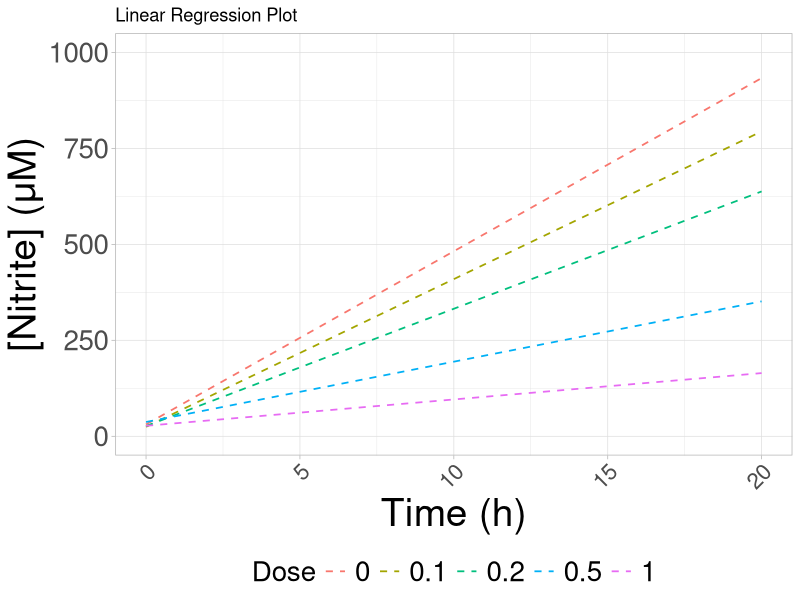
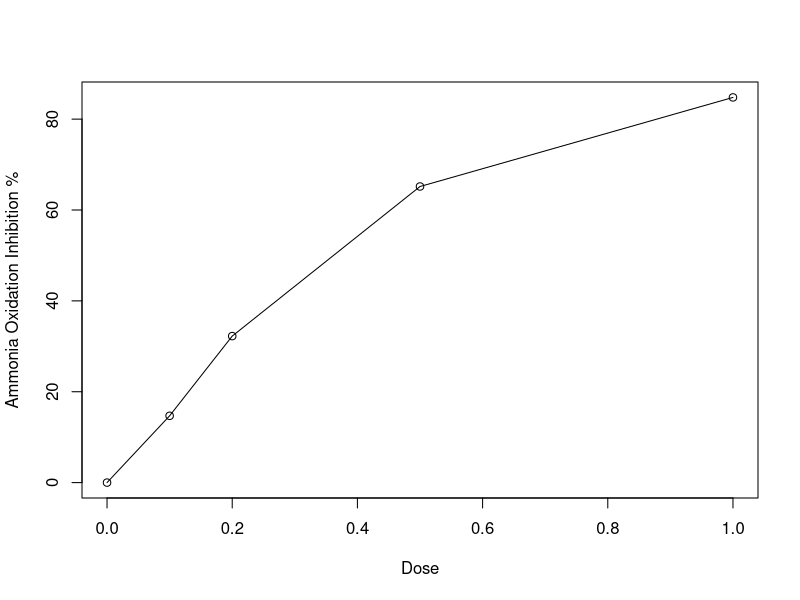
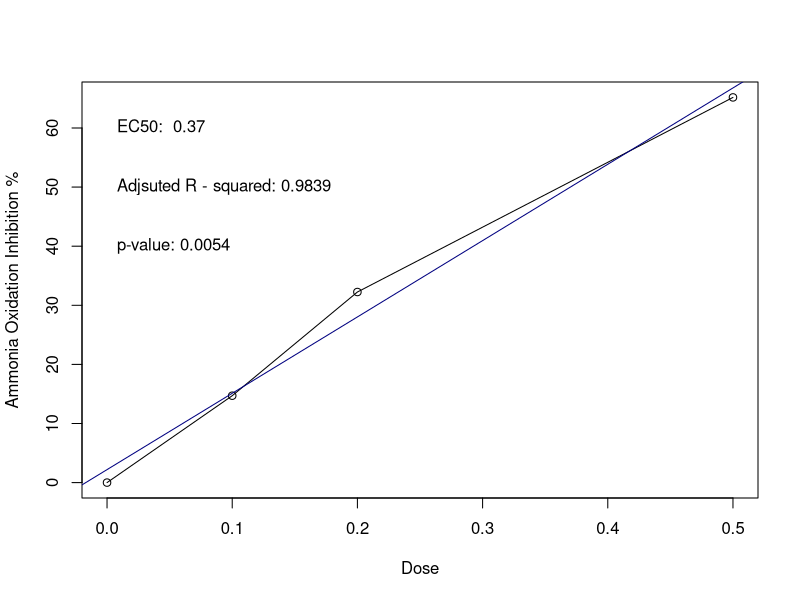
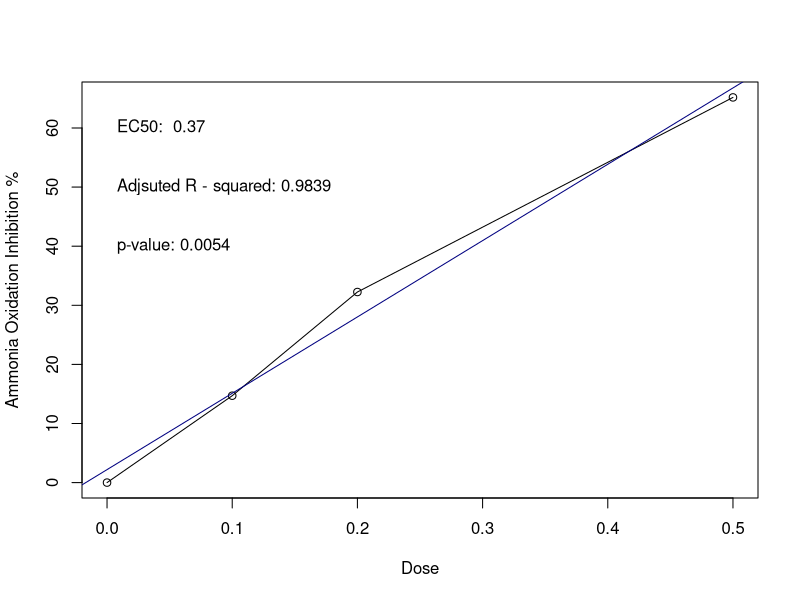
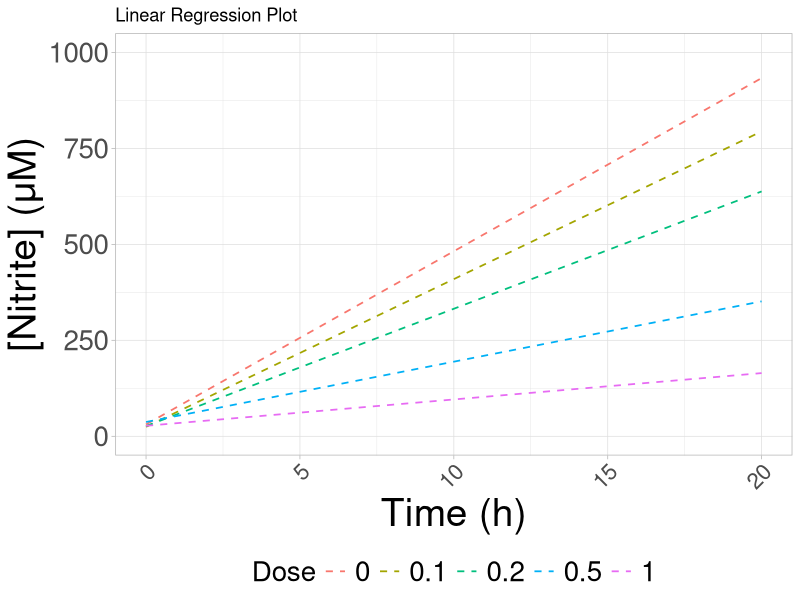

R code for these plots, in order:
## ---- chunk 1
# Here we store the necessary packages in the necessary_packages variable
necessary_packages <- c("dplyr","ggplot2") 

# Here we check if the necessary packages are installed. If not, R installs them 
if (!requireNamespace(necessary_packages, quietly = TRUE)) {
  install.packages(necessary_packages)
}

# Here, for every package included in the necessary_packages variable, R will load it. The character.only = TRUE ensures that library() will try to interpret the package names as characters (as it needs for it to work) 
for (package in necessary_packages) {
  library(package, character.only = TRUE)
}
## ---- chunk 2
data <- read.table("mat.txt", header = TRUE, sep = "", dec = ".") 
print(data)
## ---- chunk 3
# Here, we create a R data frame named data with the data of the mat.txt file. We keep the headers of the columns with header = TRUE. The decimals are set as . instead of , with dec = "." 
data <- read.table("mat.txt", header = TRUE, sep = "", dec = ".") 

# We want to create a variable that stores the different doses as numerics (numbers). 
#So we need to make a factor out of the Dose column of the data frame to apply the levels() function to give us the different doses (with each dose appearing once). 
#Then, we make those different doses numerics and we store them in the doses variable 
doses <- as.numeric(levels(as.factor(data$Dose)))

# Have a look at the data and the doses 
glimpse(data)
print(doses)
## ---- chunk 4
# We create a variable named legend_order to set the order of the legend for our plot. It will be the same as the order of the different doses in the doses variable. Usually levels() will sort them automatically
legend_order <- doses

# We will create a plot for the effects of the different doses on Nitrite
# We will use Time in the x-axis and Nitrite in the y-axis and we will colour depending on the different Dose.
# We will use a light theme
# We will put a tilte and rename the axis and the legend
# We will customise the fonts of the labels and the titles and put the legend in the bottom
# We will se the y axis from 0 to 1000 with steps of 200
# We will use geom_sooth to create our linear regression curves (method = lm) with a dashed line and width of 0.6 without showing the standard error
linear_regression_plot <- ggplot(data, aes(x = Time, y = Nitrite, colour = factor(Dose))) + theme_light() + labs(title = "Linear Regression Plot", x = "Time (h)", y = "[Nitrite] (μM)", colour = "Dose") + theme(axis.title = element_text(size = 28), axis.text = element_text(size = 20), axis.text.x = element_text(angle = 45, hjust = 1, size = 16), legend.text = element_text(size = 20), legend.title = element_text(size = 20), legend.position = "bottom",) + scale_y_continuous(breaks = seq(0,1000, by = 200)) + ylim(0,1000) + geom_smooth(aes(x = Time, y = Nitrite, colour = factor(Dose)), method = lm, linetype = "dashed", linewidth = 0.6, se = F) 
print(linear_regression_plot)

# We want to obtain the adjusted R-squared values for each curve, with 4 decimals. So, we create a adj_r_squared_values variable where we store a text, which will say what the adjusted R-squared values are for each dose
# It will search the summaries of the different linear regressions (of Nitrite v Time) for each dose separately. Hence where we need to designate the data for the lm() function we put filter(). Each time, it will consider only the data corresponding to the different dose from the doses variable, hence Dose == doses[i].  
adj_r_squared_values <- paste("The adjusted R-squared values are", "Control:", round(summary(lm(Nitrite~Time, filter(data, Dose == doses[1])))$adj.r.squared,4), "Dose 1:", round(summary(lm(Nitrite~Time, filter(data, Dose == doses[2])))$adj.r.squared,4), "Dose 2:", round(summary(lm(Nitrite~Time, filter(data, Dose == doses[3])))$adj.r.squared,4), "Dose 3:", round(summary(lm(Nitrite~Time, filter(data, Dose == doses[4])))$adj.r.squared,4), "Dose 4:", round(summary(lm(Nitrite~Time, filter(data, Dose == doses[5])))$adj.r.squared,4))
print(adj_r_squared_values)
## ---- chunk 5
# We will get the slope values for each dose by looking at the linear regressions and extracting the correct coefficient
# As an example, the linear regression report looks like this: (Intercept is the β of y = αx + β, Time is the α coefficient)
lm(Nitrite~Time, filter(data, Dose == doses[1]))

# So let's get the values
a_control <- coef(lm(Nitrite~Time, filter(data, Dose == doses[1])))["Time"]
a_NI_1 <- coef(lm(Nitrite~Time, filter(data, Dose == doses[2])))["Time"]
a_NI_2 <- coef(lm(Nitrite~Time, filter(data, Dose == doses[3])))["Time"]
a_NI_3 <- coef(lm(Nitrite~Time, filter(data, Dose == doses[4])))["Time"]
a_NI_4 <- coef(lm(Nitrite~Time, filter(data, Dose == doses[5])))["Time"]

# Now we use the following equation to calculate the AOI %
AOI_1 <- (a_control - a_NI_1) * 100 / a_control
AOI_2 <- (a_control - a_NI_2) * 100 / a_control
AOI_3 <- (a_control - a_NI_3) * 100 / a_control
AOI_4 <- (a_control - a_NI_4) * 100 / a_control

#Finally we store the AOI% values in the AOIs variable, along side the AOI% of the control which is 0
AOIs <- c(0, AOI_1,AOI_2,AOI_3,AOI_4)

# Let's get a look at the AOI% values
print(AOIs)
## ---- chunk 6
# We can plot the data to check their fit
  plot_AOI_vs_dose <- plot(doses,AOIs, type = "o", ylab = "Ammonia Oxidation Inhibition %", xlab = "Dose") 
## ---- chunk 7
# If the value is over 0.9 then we execute the first part, with all values included
# So the AOIs variable remains the same
# We check the linear regression report
# We plot the data (AOI% v Dose) in a simple plot, with empty circles as points, renaimed axis titles and an abline representing the linear regression. In the plot, using text() we can insert information about the EC50 calculated, the adjusted R-squared of the regression and the p-value.
# Finally we print the EC50 value
if (summary(lm(AOIs~as.numeric(doses)))$adj.r.squared > 0.9) {
  AOIs <- AOIs
  linear_regression <- lm(AOIs~as.numeric(doses))
  linear_regression
  plot_AOI_vs_dose <- plot(doses,AOIs, type = "o", ylab = "Ammonia Oxidation Inhibition %", xlab = "Dose") 
  abline(lm(AOIs~as.numeric(doses)), col = "navyblue")
  text(0,60,paste("EC50: ",round((50 - coef(linear_regression)["(Intercept)"])/coef(linear_regression)["as.numeric(doses)"], 2)),pos=4)
  text(0,50,paste("Adjsuted R - squared:",round(summary(lm(AOIs~as.numeric(doses)))$adj.r.squared,4)),pos=4)
  text(0,40,paste("p-value:", round(summary(linear_regression)$coefficients[2,4],4)),pos=4)
EC50 <- round((50 - coef(linear_regression)["(Intercept)"])/coef(linear_regression)["as.numeric(doses)"], 2)
# The EC50 value will be calculated from the appropriate part of the if statement and will be printed
EC50
} else {
  # Else we remove one AOI%, usually the first or the last can be out of the linear regression. Here the last point was problematic so we remove it 
  # The doses and AOIs variables change so they will not include the last values
  # Everything else is the same as above
doses <- doses[1:4]
AOIs <- AOIs[1:4]
linear_regression <- lm(AOIs~as.numeric(doses))
linear_regression
plot_AOI_vs_dose <- plot(doses,AOIs, type = "o", ylab = "Ammonia Oxidation Inhibition %", xlab = "Dose") 
abline(lm(AOIs~as.numeric(doses)), col = "navyblue")
text(0,60,paste("EC50: ",round((50 - coef(linear_regression)["(Intercept)"])/coef(linear_regression)["as.numeric(doses)"], 2)),pos=4)
text(0,50,paste("Adjsuted R - squared:",round(summary(lm(AOIs~as.numeric(doses)))$adj.r.squared,4)),pos=4)
text(0,40,paste("p-value:", round(summary(linear_regression)$coefficients[2,4],4)),pos=4)
EC50 <- round((50 - coef(linear_regression)["(Intercept)"])/coef(linear_regression)["as.numeric(doses)"], 2)
# The EC50 value will be calculated from the appropriate part of the if statement and will be printed
EC50
}

## ---- chunk 8
# We will create two .pdf files and a .txt file as part of the report. 
# We will use cairo_pdf() for the .pdf files. The way it works is we designate the name of the files, as well as the dimensions in the () and then whatever we want to put inside comes next, before we close the graphics engine with dev.off()
cairo_pdf("model_output.pdf", height = 6, width = 6, onefile = TRUE)
plot_AOI_vs_dose <- plot(doses,AOIs, type = "o", ylab = "Ammonia Oxidation Inhibition %", xlab = "Dose") 
abline(lm(AOIs~as.numeric(doses)), col = "navyblue")
text(0,60,paste("EC50: ",round((50 - coef(linear_regression)["(Intercept)"])/coef(linear_regression)["as.numeric(doses)"], 2)),pos=4)
text(0,50,paste("Adjsuted R - squared:",round(summary(lm(AOIs~as.numeric(doses)))$adj.r.squared,4)),pos=4)
text(0,40,paste("p-value:", round(summary(linear_regression)$coefficients[2,4],4)),pos=4)
dev.off()

cairo_pdf("linear_regressions_plot.pdf", height = 6, width = 6, onefile = TRUE)
print(linear_regression_plot)
dev.off()

# We will use the sink() function to create the .txt file. 
# We say what we want to be rinted and save the file using sink(file - NULL)
sink("Adjusted R-squared values for Doses effect on Nitrite.txt")
print(adj_r_squared_values)
sink(file = NULL)


# You can look for the files in your directory!
